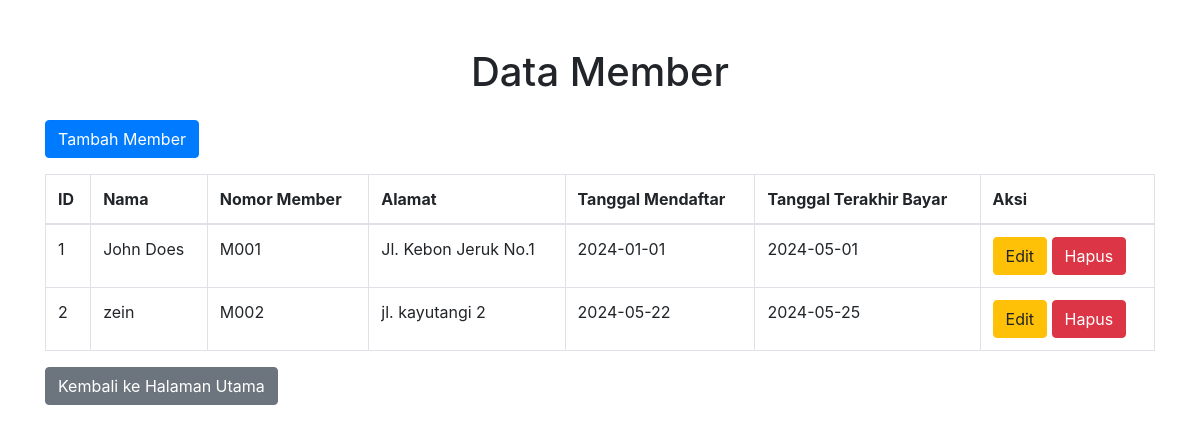
The page /Member.php on the database its author committed.
### tables this page shows
CREATE TABLE `member` (
  `id_member` int NOT NULL,
  `nama_member` varchar(250) NOT NULL,
  `nomor_member` varchar(15) NOT NULL,
  `alamat` text,
  `tgl_mendaftar` date DEFAULT NULL,
  `tgl_terakhir_bayar` date DEFAULT NULL
);

### Koneksi.php (called while the page is built)
<?php
function koneksiDB() {
    $host = 'localhost';
    $db = 'perpustakaan';
    $user = 'root';
    $pass = '';
    try {
        $pdo = new PDO("mysql:host=$host;dbname=$db", $user, $pass);
        $pdo->setAttribute(PDO::ATTR_ERRMODE, PDO::ERRMODE_EXCEPTION);
        $tables = ['Peminjaman', 'Buku', 'Member'];
        foreach ($tables as $table) {
            $pdo->exec("ALTER TABLE $table AUTO_INCREMENT = 1");
        }
        return $pdo;
    } catch (PDOException $e) {
        die("Koneksi ke database gagal " . $e->getMessage());
    }
}
?>

### Model.php (called while the page is built, shortened)
<?php
require 'Koneksi.php';
function getAll($table) {
    $pdo = koneksiDB();
    $stmt = $pdo->prepare("SELECT * FROM $table");
    $stmt->execute();
    return $stmt->fetchAll(PDO::FETCH_ASSOC);
}
?>

### Member.php (the view, shortened to what this page needs)
<?php
require 'Model.php';
$members = getAll('member');
?>
<!DOCTYPE html>
<html>
<head>
    <link href="https://maxcdn.bootstrapcdn.com/bootstrap/4.5.2/css/bootstrap.min.css" rel="stylesheet">
</head>
<body>
    <div class="container">
        <h1 class="mt-5 mb-4 text-center">Data Member</h1>
        <a href="FormMember.php" class="btn btn-primary mb-3">Tambah Member</a>
        <table class="table table-bordered">
            <thead>
                <tr>
                    <th>ID</th>
                    <th>Nama</th>
                    <th>Nomor Member</th>
                    <th>Alamat</th>
                    <th>Tanggal Mendaftar</th>
                    <th>Tanggal Terakhir Bayar</th>
                    <th>Aksi</th>
                </tr>
            </thead>
            <tbody>
                <?php foreach ($members as $m): ?>
                <tr>
                    <td><?= $m['id_member'] ?></td>
                    <td><?= $m['nama_member'] ?></td>
                    <td><?= $m['nomor_member'] ?></td>
                    <td><?= $m['alamat'] ?></td>
                    <td><?= $m['tgl_mendaftar'] ?></td>
                    <td><?= $m['tgl_terakhir_bayar'] ?></td>
                    <td>
                        <a href="FormMember.php?id=<?= $m['id_member'] ?>" class="btn btn-warning">Edit</a>
                        <a href="Delete.php?table=member&id=<?= $m['id_member'] ?>" class="btn btn-danger">Hapus</a>
                    </td>
                </tr>
                <?php endforeach; ?>
            </tbody>
        </table>
        <a href="index.php" class="btn btn-secondary">Kembali ke Halaman Utama</a>
    </div>
</body>
</html>

### rows shown on the page
member: id_member "1", nama_member "John Does", nomor_member "M001", alamat "Jl. Kebon Jeruk No.1", tgl_mendaftar "2024-01-01", tgl_terakhir_bayar "2024-05-01"
member: id_member "2", nama_member "zein", nomor_member "M002", alamat "jl. kayutangi 2", tgl_mendaftar "2024-05-22", tgl_terakhir_bayar "2024-05-25"
